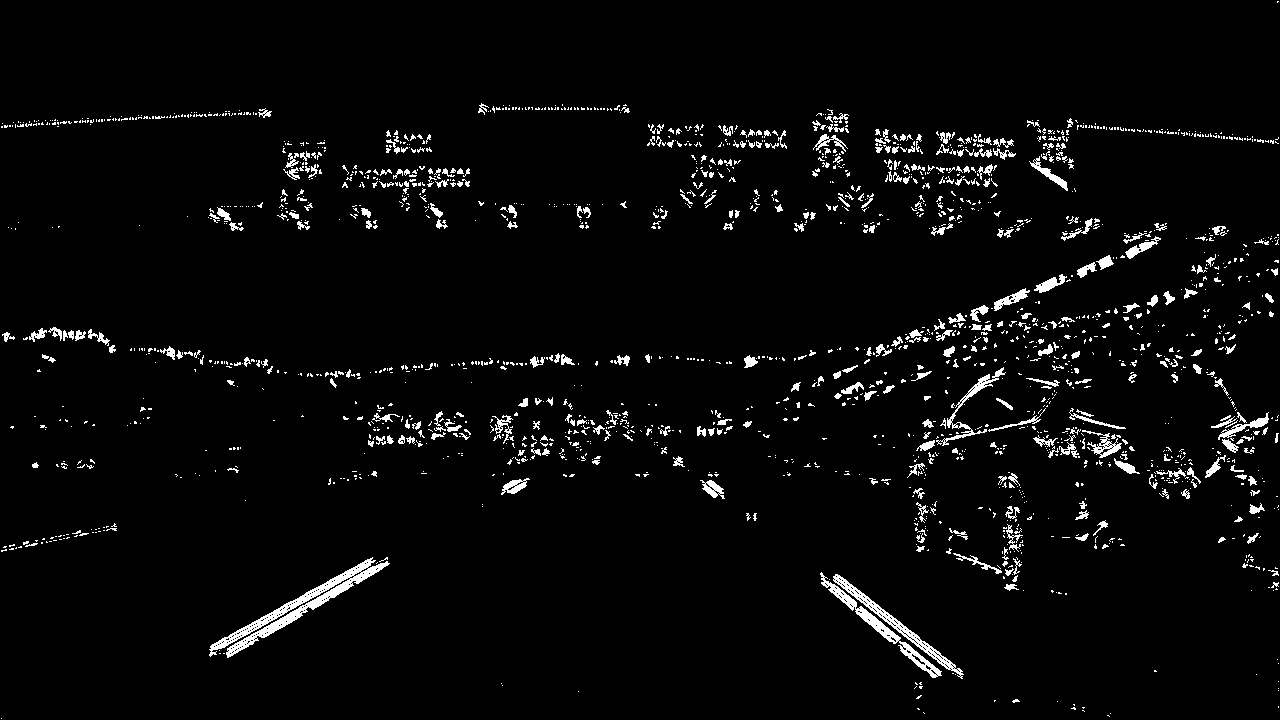
#> input picture pics/to_be_warped.jpg, 1280 x 720 px
$ python warper.py
#> lines starting #> are read from the running program, lines starting #| are printed output that depends on the picture
'''
Mert Hacıahmetoğlu

Advanced lane finder project

03.09.2019
'''
import numpy as np
import cv2
import matplotlib.pyplot as plt
import matplotlib.image as mpimg
from numpy.linalg import inv

'''
*****************************
3-  Warper function:
*****************************
'''

image = cv2.imread('pics/to_be_warped.jpg')
#> image is the input picture: shape (720, 1280, 3); min 0, max 255, mean 9.1
img_size = (image.shape[1], image.shape[0])
#> img_size = (1280, 720)

# source (src) and destination (dst) points
# will be hardcoded here for my purpose

src = np.float32(
    [[(img_size[0] / 2) - 55, img_size[1] / 2 + 100],
    [((img_size[0] / 6) - 10), img_size[1]],
    [(img_size[0] * 5 / 6) + 60, img_size[1]],
    [(img_size[0] / 2 + 55), img_size[1] / 2 + 100]])
dst = np.float32(
    [[(img_size[0] / 4), 0],
    [(img_size[0] / 4), img_size[1]],
    [(img_size[0] * 3 / 4), img_size[1]],
    [(img_size[0] * 3 / 4), 0]])


def warper(img, src=src, dst=dst):


    # Compute and apply perpective transform
    img_size = (img.shape[1], img.shape[0])
#> img_size = (1280, 720)

    src = np.float32(
        [[(img_size[0] / 2) - 55, img_size[1] / 2 + 100],
        [((img_size[0] / 6) - 10), img_size[1]],
        [(img_size[0] * 5 / 6) + 60, img_size[1]],
        [(img_size[0] / 2 + 55), img_size[1] / 2 + 100]])
    dst = np.float32(
        [[(img_size[0] / 4), 0],
        [(img_size[0] / 4), img_size[1]],
        [(img_size[0] * 3 / 4), img_size[1]],
        [(img_size[0] * 3 / 4), 0]])

    M = cv2.getPerspectiveTransform(src, dst)
    warped = cv2.warpPerspective(img, M, img_size, flags=cv2.INTER_NEAREST)  # keep same size as input image
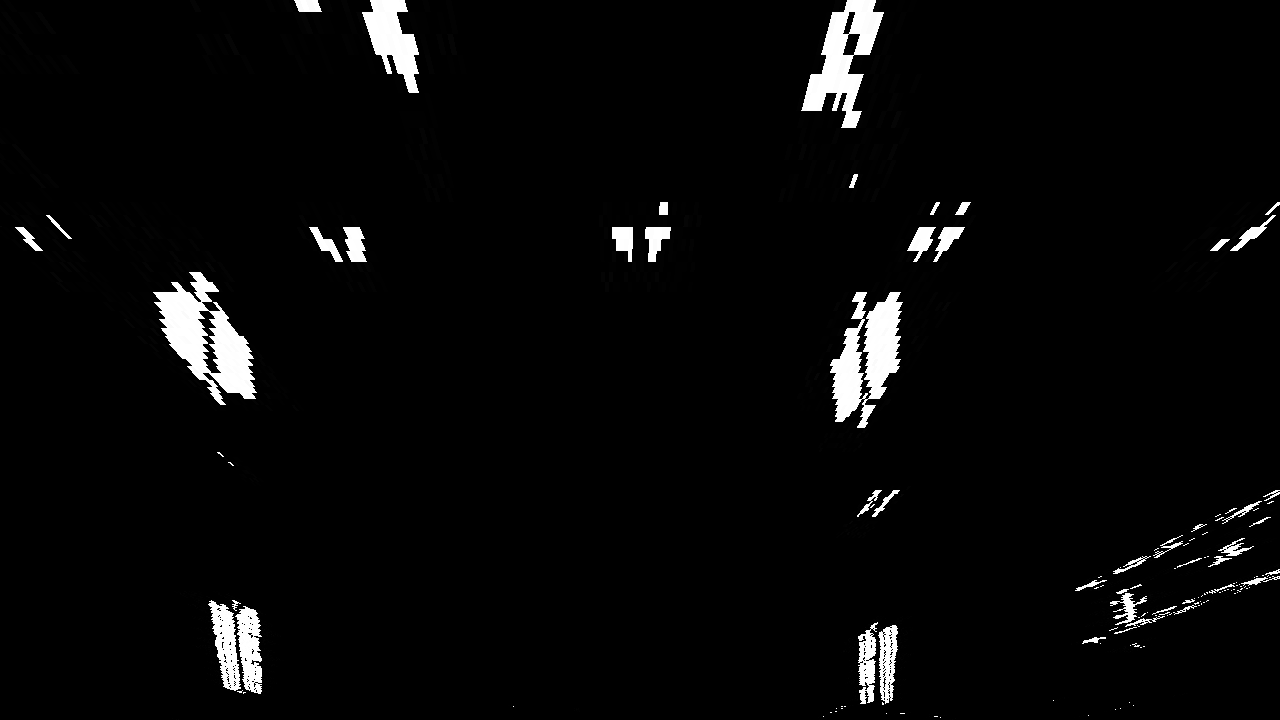
#> warped: shape (720, 1280, 3); min 0, max 255, mean 8.6

    return warped, M

final_image, M = warper(image)
#> M = [[-0.482, -1.46, 926.9], [-2.02e-16, -1.92, 885], [-3.17e-19, -0.00235, 1]]
Minv = inv(np.matrix(M))
#> Minv = [[-2.08, 9.41, -6403.2], [1.02e-15, 6.28, -5557.5], [1.75e-18, 0.0148, -12.08]]

# plt.imshow(final_image)
# plt.show()
# plt.imsave("pics/warped.jpg",final_image, cmap='gray')
